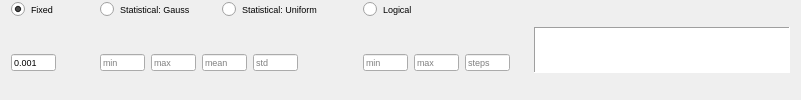
              <widget class="QFrame" name="frame_2">
               <property name="frameShape">
                <enum>QFrame::NoFrame</enum>
               </property>
               <property name="frameShadow">
                <enum>QFrame::Plain</enum>
               </property>
               <layout class="QHBoxLayout" name="horizontalLayout">
                <property name="topMargin">
                 <number>0</number>
                </property>
                <property name="bottomMargin">
                 <number>0</number>
                </property>
                <item>
                 <widget class="QFrame" name="frame_87">
                  <property name="frameShape">
                   <enum>QFrame::NoFrame</enum>
                  </property>
                  <property name="frameShadow">
                   <enum>QFrame::Plain</enum>
                  </property>
                  <layout class="QGridLayout" name="gridLayout_35">
                   <property name="leftMargin">
                    <number>0</number>
                   </property>
                   <property name="topMargin">
                    <number>0</number>
                   </property>
                   <property name="bottomMargin">
                    <number>0</number>
                   </property>
                   <item row="1" column="0">
                    <widget class="QFrame" name="frame_91">
                     <property name="frameShape">
                      <enum>QFrame::NoFrame</enum>
                     </property>
                     <property name="frameShadow">
                      <enum>QFrame::Plain</enum>
                     </property>
                     <layout class="QHBoxLayout" name="horizontalLayout_2">
                      <property name="leftMargin">
                       <number>0</number>
                      </property>
                      <property name="topMargin">
                       <number>0</number>
                      </property>
                      <property name="bottomMargin">
                       <number>0</number>
                      </property>
                      <item>
                       <widget class="QLineEdit" name="txt_fix_cp">
                        <property name="maximumSize">
                         <size>
                          <width>45</width>
                          <height>17</height>
                         </size>
                        </property>
                        <property name="font">
                         <font>
                          <pointsize>7</pointsize>
                         </font>
                        </property>
                        <property name="text">
                         <string>0.001</string>
                        </property>
                        <property name="placeholderText">
                         <string>value</string>
                        </property>
                       </widget>
                      </item>
                      <item>
                       <spacer name="horizontalSpacer_55">
                        <property name="orientation">
                         <enum>Qt::Horizontal</enum>
                        </property>
                        <property name="sizeType">
                         <enum>QSizePolicy::Maximum</enum>
                        </property>
                        <property name="sizeHint" stdset="0">
                         <size>
                          <width>20</width>
                          <height>20</height>
                         </size>
                        </property>
                       </spacer>
                      </item>
                     </layout>
                    </widget>
                   </item>
                   <item row="0" column="1">
                    <widget class="QFrame" name="frame_90">
                     <property name="frameShape">
                      <enum>QFrame::NoFrame</enum>
                     </property>
                     <property name="frameShadow">
                      <enum>QFrame::Plain</enum>
                     </property>
                     <layout class="QHBoxLayout" name="horizontalLayout_63">
                      <property name="topMargin">
                       <number>0</number>
                      </property>
                      <property name="bottomMargin">
                       <number>0</number>
                      </property>
                      <item>
                       <widget class="QRadioButton" name="radio_gauss_cp">
                        <property name="font">
                         <font>
                          <pointsize>7</pointsize>
                         </font>
                        </property>
                        <property name="text">
                         <string>Statistical: Gauss</string>
                        </property>
                        <property name="checked">
                         <bool>false</bool>
                        </property>
                        <property name="autoExclusive">
                         <bool>true</bool>
                        </property>
                        <attribute name="buttonGroup">
                         <string notr="true">buttonGroup</string>
                        </attribute>
                       </widget>
                      </item>
                      <item>
                       <widget class="QRadioButton" name="radio_uni_cp">
                        <property name="font">
                         <font>
                          <pointsize>7</pointsize>
                         </font>
                        </property>
                        <property name="text">
                         <string>Statistical: Uniform</string>
                        </property>
                        <property name="checked">
                         <bool>false</bool>
                        </property>
                        <property name="autoExclusive">
                         <bool>true</bool>
                        </property>
                        <attribute name="buttonGroup">
                         <string notr="true">buttonGroup</string>
                        </attribute>
                       </widget>
                      </item>
                      <item>
                       <spacer name="horizontalSpacer_51">
                        <property name="orientation">
                         <enum>Qt::Horizontal</enum>
                        </property>
                        <property name="sizeType">
                         <enum>QSizePolicy::Maximum</enum>
                        </property>
                        <property name="sizeHint" stdset="0">
                         <size>
                          <width>10</width>
                          <height>20</height>
                         </size>
                        </property>
                       </spacer>
                      </item>
                     </layout>
                    </widget>
                   </item>
                   <item row="1" column="3">
                    <widget class="QFrame" name="frame_89">
                     <property name="frameShape">
                      <enum>QFrame::NoFrame</enum>
                     </property>
                     <property name="frameShadow">
                      <enum>QFrame::Plain</enum>
                     </property>
                     <layout class="QHBoxLayout" name="horizontalLayout_62">
                      <property name="leftMargin">
                       <number>0</number>
                      </property>
                      <property name="topMargin">
                       <number>0</number>
                      </property>
                      <property name="bottomMargin">
                       <number>0</number>
                      </property>
                      <item>
                       <widget class="QLineEdit" name="txt_log_min_cp">
                        <property name="maximumSize">
                         <size>
                          <width>45</width>
                          <height>17</height>
                         </size>
                        </property>
                        <property name="font">
                         <font>
                          <pointsize>7</pointsize>
                         </font>
                        </property>
                        <property name="placeholderText">
                         <string>min</string>
                        </property>
                       </widget>
                      </item>
                      <item>
                       <widget class="QLineEdit" name="txt_log_max_cp">
                        <property name="maximumSize">
                         <size>
                          <width>45</width>
                          <height>17</height>
                         </size>
                        </property>
                        <property name="font">
                         <font>
                          <pointsize>7</pointsize>
                         </font>
                        </property>
                        <property name="placeholderText">
                         <string>max</string>
                        </property>
                       </widget>
                      </item>
                      <item>
                       <widget class="QLineEdit" name="txt_log_steps_cp">
                        <property name="maximumSize">
                         <size>
                          <width>45</width>
                          <height>17</height>
                         </size>
                        </property>
                        <property name="font">
                         <font>
                          <pointsize>7</pointsize>
                         </font>
                        </property>
                        <property name="placeholderText">
                         <string>steps</string>
                        </property>
                       </widget>
                      </item>
                     </layout>
                    </widget>
                   </item>
                   <item row="1" column="1">
                    <widget class="QFrame" name="frame_88">
                     <property name="frameShape">
                      <enum>QFrame::NoFrame</enum>
                     </property>
                     <property name="frameShadow">
                      <enum>QFrame::Plain</enum>
                     </property>
                     <layout class="QHBoxLayout" name="horizontalLayout_68">
                      <property name="leftMargin">
                       <number>9</number>
                      </property>
                      <property name="topMargin">
                       <number>0</number>
                      </property>
                      <property name="bottomMargin">
                       <number>0</number>
                      </property>
                      <item>
                       <widget class="QLineEdit" name="txt_gauss_min_cp">
                        <property name="maximumSize">
                         <size>
                          <width>45</width>
                          <height>17</height>
                         </size>
                        </property>
                        <property name="font">
                         <font>
                          <pointsize>7</pointsize>
                         </font>
                        </property>
                        <property name="placeholderText">
                         <string>min</string>
                        </property>
                       </widget>
                      </item>
                      <item>
                       <widget class="QLineEdit" name="txt_gauss_max_cp">
                        <property name="maximumSize">
                         <size>
                          <width>45</width>
                          <height>17</height>
                         </size>
                        </property>
                        <property name="font">
                         <font>
                          <pointsize>7</pointsize>
                         </font>
                        </property>
                        <property name="placeholderText">
                         <string>max</string>
                        </property>
                       </widget>
                      </item>
                      <item>
                       <widget class="QLineEdit" name="txt_gauss_mean_cp">
                        <property name="maximumSize">
                         <size>
                          <width>45</width>
                          <height>17</height>
                         </size>
                        </property>
                        <property name="font">
                         <font>
                          <pointsize>7</pointsize>
                         </font>
                        </property>
                        <property name="placeholderText">
                         <string>mean</string>
                        </property>
                       </widget>
                      </item>
                      <item>
                       <widget class="QLineEdit" name="txt_gauss_std_cp">
                        <property name="maximumSize">
                         <size>
                          <width>45</width>
                          <height>17</height>
                         </size>
                        </property>
                        <property name="font">
                         <font>
                          <pointsize>7</pointsize>
                         </font>
                        </property>
                        <property name="placeholderText">
                         <string>std</string>
                        </property>
                       </widget>
                      </item>
                      <item>
                       <spacer name="horizontalSpacer_47">
                        <property name="orientation">
                         <enum>Qt::Horizontal</enum>
                        </property>
                        <property name="sizeType">
                         <enum>QSizePolicy::Maximum</enum>
                        </property>
                        <property name="sizeHint" stdset="0">
                         <size>
                          <width>50</width>
                          <height>20</height>
                         </size>
                        </property>
                       </spacer>
                      </item>
                     </layout>
                    </widget>
                   </item>
                   <item row="0" column="0">
                    <widget class="QRadioButton" name="radio_fix_cp">
                     <property name="font">
                      <font>
                       <pointsize>7</pointsize>
                      </font>
                     </property>
                     <property name="text">
                      <string>Fixed</string>
                     </property>
                     <property name="iconSize">
                      <size>
                       <width>12</width>
                       <height>12</height>
                      </size>
                     </property>
                     <property name="checked">
                      <bool>true</bool>
                     </property>
                     <property name="autoExclusive">
                      <bool>true</bool>
                     </property>
                     <attribute name="buttonGroup">
                      <string notr="true">buttonGroup</string>
                     </attribute>
                    </widget>
                   </item>
                   <item row="0" column="3">
                    <widget class="QRadioButton" name="radio_log_cp">
                     <property name="font">
                      <font>
                       <pointsize>7</pointsize>
                      </font>
                     </property>
                     <property name="text">
                      <string>Logical</string>
                     </property>
                     <property name="checked">
                      <bool>false</bool>
                     </property>
                     <property name="autoExclusive">
                      <bool>true</bool>
                     </property>
                     <attribute name="buttonGroup">
                      <string notr="true">buttonGroup</string>
                     </attribute>
                    </widget>
                   </item>
                  </layout>
                  <zorder>frame_90</zorder>
                  <zorder>frame_88</zorder>
                  <zorder>frame_89</zorder>
                  <zorder>frame_91</zorder>
                  <zorder>radio_fix_cp</zorder>
                  <zorder>radio_log_cp</zorder>
                 </widget>
                </item>
                <item>
                 <widget class="PlotWidget" name="viewCp">
                  <property name="sizePolicy">
                   <sizepolicy hsizetype="Expanding" vsizetype="Fixed">
                    <horstretch>0</horstretch>
                    <verstretch>0</verstretch>
                   </sizepolicy>
                  </property>
                  <property name="maximumSize">
                   <size>
                    <width>16777215</width>
                    <height>46</height>
                   </size>
                  </property>
                  <property name="frameShape">
                   <enum>QFrame::Panel</enum>
                  </property>
                  <property name="frameShadow">
                   <enum>QFrame::Sunken</enum>
                  </property>
                 </widget>
                </item>
               </layout>
              </widget>
